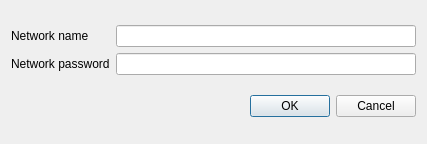
<?xml version="1.0" encoding="UTF-8"?>
<ui version="4.0">
 <class>JoinNetworkDialog</class>
 <widget class="QDialog" name="JoinNetworkDialog">
  <property name="geometry">
   <rect>
    <x>0</x>
    <y>0</y>
    <width>427</width>
    <height>144</height>
   </rect>
  </property>
  <property name="windowTitle">
   <string>Join a network</string>
  </property>
  <layout class="QVBoxLayout" name="verticalLayout_2">
   <item>
    <layout class="QGridLayout" name="gridLayout">
     <item row="0" column="1">
      <widget class="QLineEdit" name="networkName"/>
     </item>
     <item row="1" column="1">
      <widget class="QLineEdit" name="networkPassword">
       <property name="echoMode">
        <enum>QLineEdit::Password</enum>
       </property>
      </widget>
     </item>
     <item row="0" column="0">
      <widget class="QLabel" name="label">
       <property name="text">
        <string>Network name</string>
       </property>
      </widget>
     </item>
     <item row="1" column="0">
      <widget class="QLabel" name="label_2">
       <property name="text">
        <string>Network password</string>
       </property>
      </widget>
     </item>
    </layout>
   </item>
   <item>
    <widget class="QDialogButtonBox" name="buttonBox">
     <property name="orientation">
      <enum>Qt::Horizontal</enum>
     </property>
     <property name="standardButtons">
      <set>QDialogButtonBox::Cancel|QDialogButtonBox::Ok</set>
     </property>
    </widget>
   </item>
  </layout>
 </widget>
 <resources/>
 <connections>
  <connection>
   <sender>buttonBox</sender>
   <signal>accepted()</signal>
   <receiver>JoinNetworkDialog</receiver>
   <slot>accept()</slot>
   <hints>
    <hint type="sourcelabel">
     <x>248</x>
     <y>254</y>
    </hint>
    <hint type="destinationlabel">
     <x>157</x>
     <y>274</y>
    </hint>
   </hints>
  </connection>
  <connection>
   <sender>buttonBox</sender>
   <signal>rejected()</signal>
   <receiver>JoinNetworkDialog</receiver>
   <slot>reject()</slot>
   <hints>
    <hint type="sourcelabel">
     <x>316</x>
     <y>260</y>
    </hint>
    <hint type="destinationlabel">
     <x>286</x>
     <y>274</y>
    </hint>
   </hints>
  </connection>
 </connections>
</ui>
